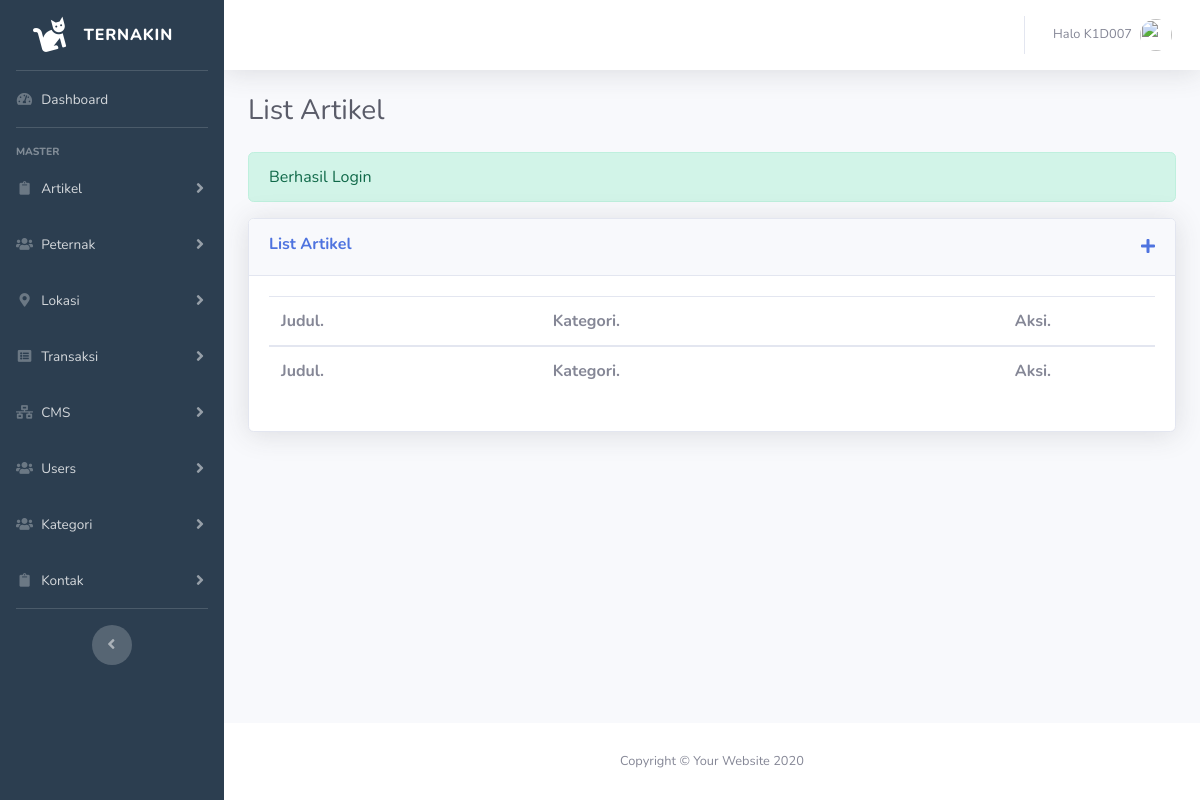
Page /cms-dashboard/pages/artikel/index.php (signed in) on the earlier database version.
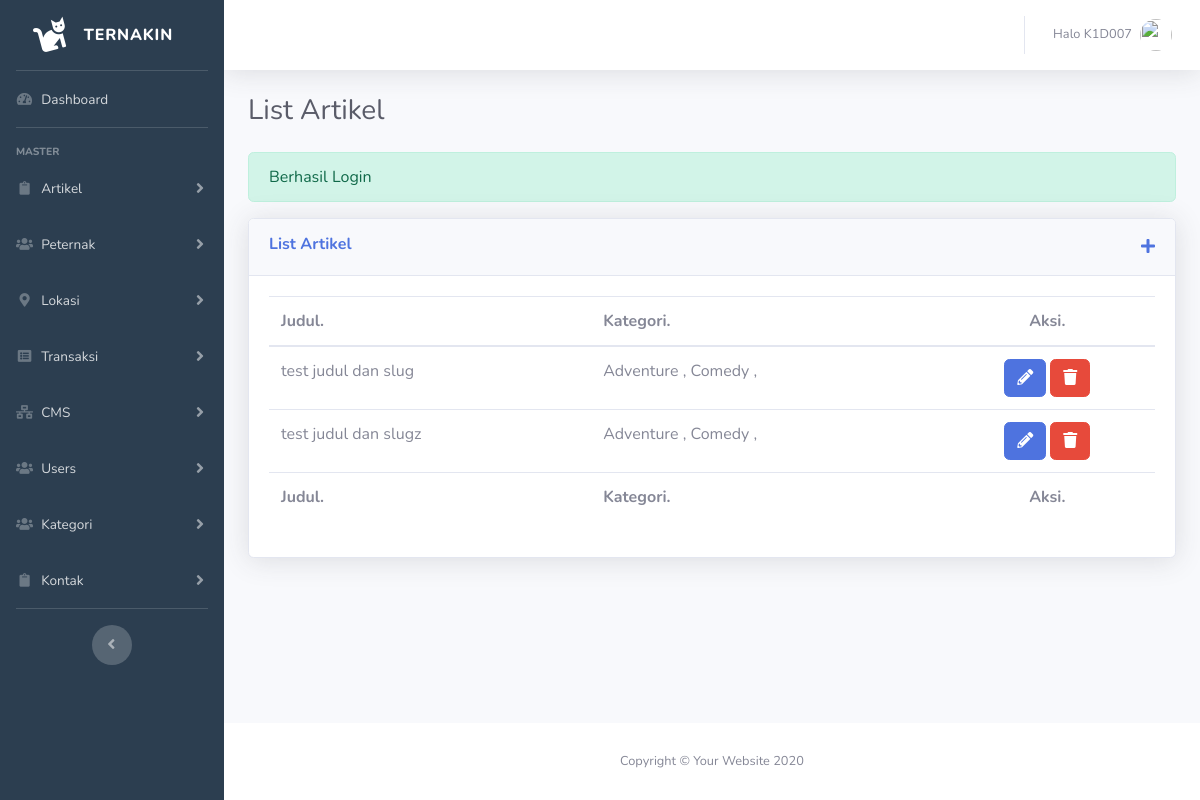
Same page on the later database version.
### tables this page shows
CREATE TABLE `tb_artikel` (
  `id_artikel` int(11) NOT NULL,
  `judul` varchar(50) NOT NULL,
  `isi` text NOT NULL,
  `foto` text NOT NULL,
  `slug` text NOT NULL,
  `id_users` int(3) NOT NULL,
  `id_kategori` varchar(10) NOT NULL,
  `created_at` timestamp NOT NULL DEFAULT current_timestamp() ON UPDATE current_timestamp()
);

CREATE TABLE `tb_kategori` (
  `id_kategori` int(2) NOT NULL,
  `kategori` varchar(20) NOT NULL
);

### cms-dashboard/pages/artikel/index.php (the view, shortened to what this page needs)
  <?php
    $title="List Artikel";
    require_once"../../../config/database.php";
    require_once"../../templates/head-dashboard.php";
   ?>
   <link rel="stylesheet" type="text/css" href="<?=$_ENV['base_url']?>cms-dashboard/assets/vendor/datatables/dataTables.bootstrap4.min.css">
  <?php
    $sql = mysqli_query($con,"SELECT * FROM tb_artikel");
  ?>
</head>
<body id="page-top">
  <div id="wrapper">
      <?php require_once"../../partials/sidebar.php"; ?>
    <div id="content-wrapper" class="d-flex flex-column">
      <div id="content">
          <?php require_once"../../partials/topbar.php"; ?>
        <div class="container-fluid" style="transition: 0.4s;">
          <div class="d-sm-flex align-items-center justify-content-between mb-4">
            <h1 class="h3 mb-0 text-gray-800"><?=$title?></h1>
          </div>
          <?php
            if (isset($_SESSION['alert'])) {
              if (isset($_SESSION['alert']['berhasil'])) {
                ?>
                <div class="alert alert-success" role="alert">
                  <?=$_SESSION['alert']['berhasil']?>
                </div>
                <?php
              }else{
                ?>
                <div class="alert alert-danger" role="alert">
                  <?=$_SESSION['alert']['gagal']?>
                </div>
                <?php
              }
            }
          ?>
          <div class="row">
            <div class="col-lg-12 mb-4">
              <div class="card shadow mb-4">
                <div class="card-header py-3 d-sm-flex justify-content-between">
                  <h6 class="m-0 font-weight-bold text-primary"><?=$title?></h6>
                  <a href="tambah-artikel"><i class="fas fa-plus"></i></a>
                </div>
                <div class="card-body">
                  <div class="table-responsive">
                    <table class="table" id="tableArtikel">
                      <thead>
                        <tr>
                          <th>Judul.</th>
                          <th>Kategori.</th>
                          <th class="text-center">Aksi.</th>
                        </tr>
                      </thead>
                      <tfoot>
                        <tr>
                          <th>Judul.</th>
                          <th>Kategori.</th>
                          <th class="text-center">Aksi.</th>
                        </tr>
                      </tfoot>
                      <tbody>
                        <?php
                            while ($data = mysqli_fetch_array($sql)) {
                              ?>
                                <tr>
                                  <td><?=$data['judul']?></td>
                                  <td>
                                    <?php
                                      $sqlKat = mysqli_query($con,"SELECT * FROM tb_kategori WHERE id_kategori IN (".$data['id_kategori'].")");
                                      while ($kat = mysqli_fetch_array($sqlKat)){
                                        echo $kat['kategori'].' , ';
                                      }
                                    ?>
                                  </td>
                                  <td>
                                    <div class="d-flex justify-content-center">
                                      <a href="<?=$_ENV['base_url']?>cms-dashboard/artikel/edit/<?=$data['id_artikel']?>" class="btn btn-primary mr-1"><i class="fas fa-pencil-alt"></i></a>
                                      <form method="POST" action="<?=$_ENV['base_url']?>cms-dashboard/pages/artikel/aksi">
                                        <button type="submit" name="aksi" class="btn btn-danger" value="hapus-artikel" onclick="return confirm('Artikel akan dihapus??')"><i class="fas fa-trash"></i></button>
                                      </form>
                                    </div>
                                  </td>
                                </tr>
                              <?php
                            }
                         ?>
                      </tbody>
                    </table>
                  </div>
                </div>
              </div>
            </div>
          </div>
        </div>
      </div>
      <footer class="sticky-footer bg-white">
        <div class="container my-auto">
          <div class="copyright text-center my-auto">
            <span>Copyright &copy; Your Website 2020</span>
          </div>
        </div>
      </footer>
    </div>
  </div>
  <?php require_once"../../templates/footer-dashboard.php" ?>
</html>

Differences in the rows shown:
added tb_artikel: judul "test judul dan slug"
added tb_kategori: kategori "Adventure"
added tb_kategori: kategori "Comedy"
added tb_artikel: judul "test judul dan slugz"
